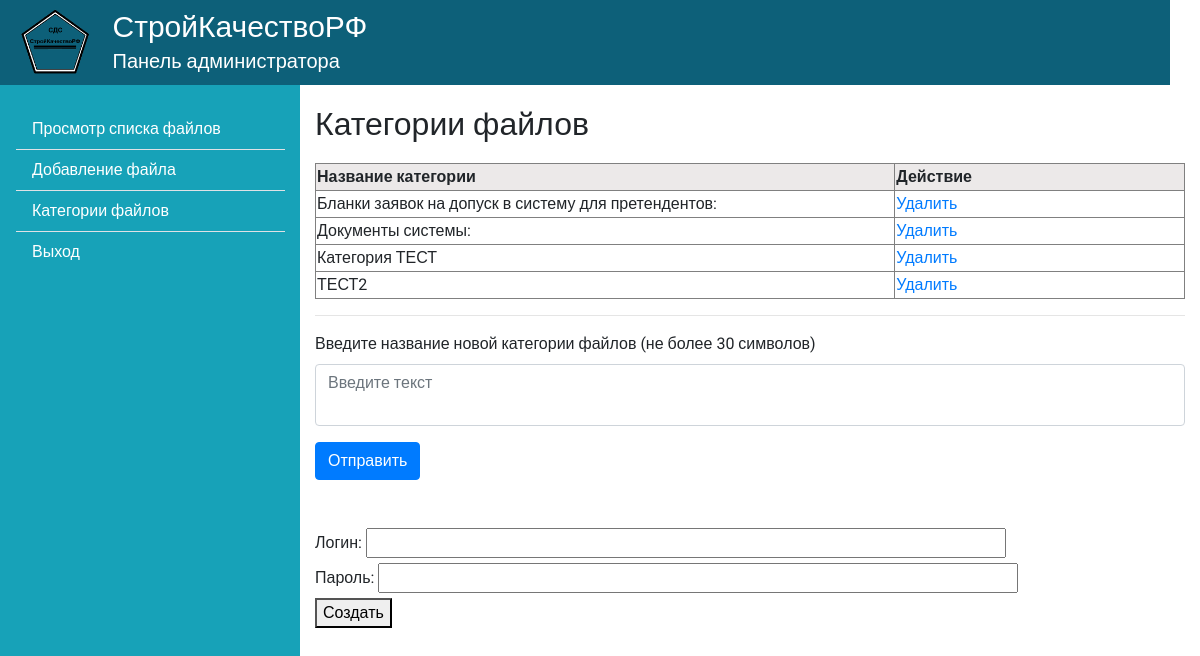
/Admin/admin.index.php?id=categoryadd (signed in), run on the app's committed database.
### tables this page shows
CREATE TABLE category (id INTEGER PRIMARY KEY AUTOINCREMENT UNIQUE, category_name TEXT (50));

### Admin/inc/FileDB.class.php (called while the page is built, shortened)
<?php
class FileDB {
	private $_db = null;
	function __construct ($db_path=self::DB_NAME){
        $this->_db = new SQLite3($db_path);
    }
    private function db2Arr_category ($data){
        $arr = [];
        while ($row = $data->fetchArray(SQLITE3_ASSOC)) {
            $arr[] = $row;
        }
        return $arr;
    }
    function getCategories(){
        $sql = "SELECT id, category_name FROM category";
        $res = $this->_db->query($sql);
        return $this->db2Arr_category($res);
    }
}

### Admin/inc/categoryAdd.view.php (the view, shortened to what this page needs)
<?php
$categories = $files->getCategories();
function putInTable($categories)
{
    foreach ($categories as $category) {
            echo "<tr>";
            echo "<td>{$category['category_name']}</td>";
            echo "<td><a href='{$_SERVER['REQUEST_URI']}&id_del_category={$category['id']}'>Удалить</a></td>";
            echo "</tr>";
    }
}
?>
<table>
    <tr>
        <th>Название категории</th>
        <th>Действие</th>
    </tr>
    <?putInTable ($categories)?>
</table>
<hr>
<form class="category_add" method="POST" action="<?= $_SERVER['REQUEST_URI']?>">
<div class="mb-3">
    <label for="validationTextarea">Введите название новой категории файлов (не более 30 символов)</label>
    <textarea class="form-control" id="validationTextarea" placeholder="Введите текст" name='new_category_name' required></textarea>
</div>
<button class="btn btn-primary" type="submit">Отправить</button>
</form>
<br><br>
<form action="<?= $_SERVER['PHP_SELF']?>" method="post">
	<div>
		<label for="txtUser">Логин:</label>
		<input id="txtUser" type="text" name="new_login" style="width:40em"/>
	</div>
	<div>
		<label for="txtString">Пароль:</label>
		<input id="txtString" type="text" name="new_password" style="width:40em"/>
	</div>
	<div>
		<button type="submit">Создать</button>
	</div>
</form>

### data on the page
category: category_name "Бланки заявок на допуск в систему для претендентов:"
category: category_name "Документы системы:"
category: category_name "Категория ТЕСТ"
category: category_name "ТЕСТ2"

### other printed values
$contentHeader "Категории файлов"
